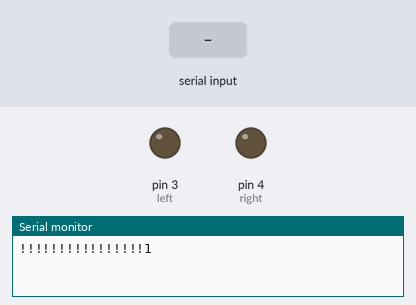
Bench run of a sketch on a simulated Arduino Uno, built with avr-gcc and run on an emulated ATmega328P. Parts: output pins drawn as LEDs (lit = HIGH), the last lines printed to the serial monitor. The inputs (shaded band) are chosen by the test bench.

Above: at 1.4 s.
1.5 s: "left on" received over Serial
At 3.2 s:
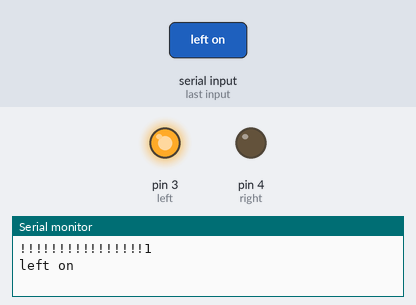
4.0 s: "right on" received over Serial
At 6.2 s:
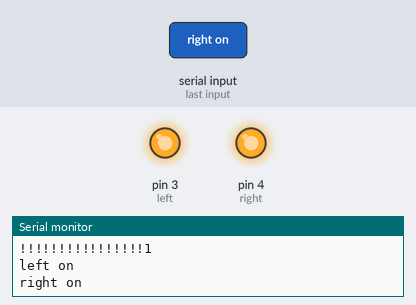
6.5 s: "left off" received over Serial
At 8.2 s:
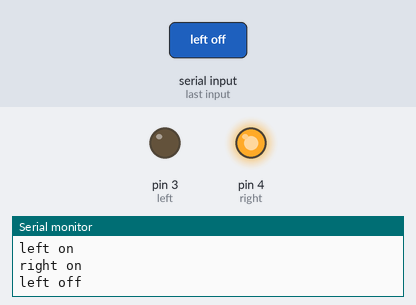
Timing chart, 0 to 9.7 s (numbered marks = the images above; inputs shaded):
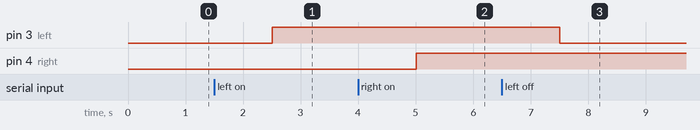

The sketch:

serial_solenoid_control.ino
```cpp
const int left = 3; // baseline
const int right = 4; // thing to increase

void setup() {

  Serial.begin(9600);
  delay(200);
  Serial.println("!!!!!!!!!!!!!!!!1");

  pinMode(left, OUTPUT);
  pinMode(right, OUTPUT);


  digitalWrite(left, LOW);
  digitalWrite(right, LOW);
}

void loop() {


  String Serial_input = Serial.readString();
  if (Serial_input == "left on") {
    Serial.println("left on");
    digitalWrite(left, HIGH);
  }
  if (Serial_input == "left off") {
    Serial.println("left off");
    digitalWrite(left, LOW);
  }

  if (Serial_input == "right on") {
    Serial.println("right on");
    digitalWrite(right, HIGH);
  }
  if (Serial_input == "right off") {
    Serial.println("right off");
    digitalWrite(right, LOW);
  }
}
```

Measured:
- after the input at 1.5 s, pin 3 (left): LOW → HIGH after 1.0 s
- after the input at 4.0 s, pin 4 (right): LOW → HIGH after 1.0 s
- after the input at 6.5 s, pin 3 (left): HIGH → LOW after 1.0 s
